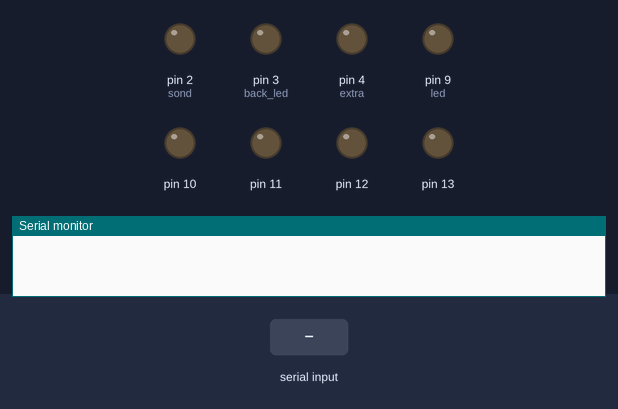
Bench run of a sketch on a simulated Arduino Uno, built with avr-gcc and run on an emulated ATmega328P. On the bench: output pins drawn as LEDs (lit = HIGH), the last lines printed to the serial monitor. The test bench sets the inputs (shaded band).

Above: at 1.2 s.
1.3 s: "F" received over Serial
At 2.3 s:
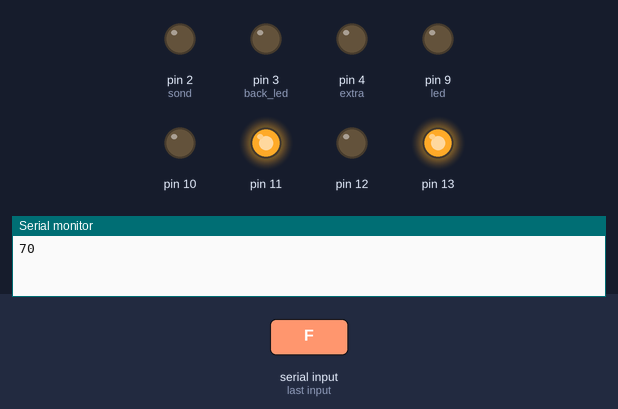
2.9 s: byte 88 ('X') received over Serial
At 3.5 s:
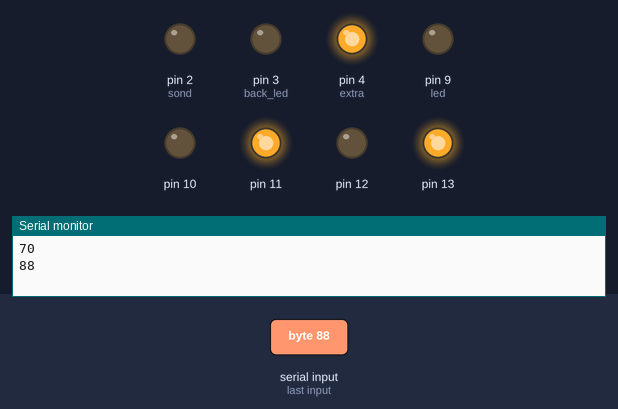
4.5 s: byte 83 ('S') received over Serial
At 5.7 s:
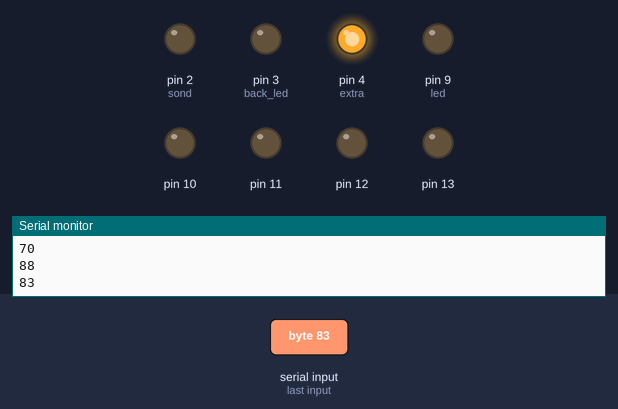
6.0 s: "B" received over Serial
At 7.1 s:
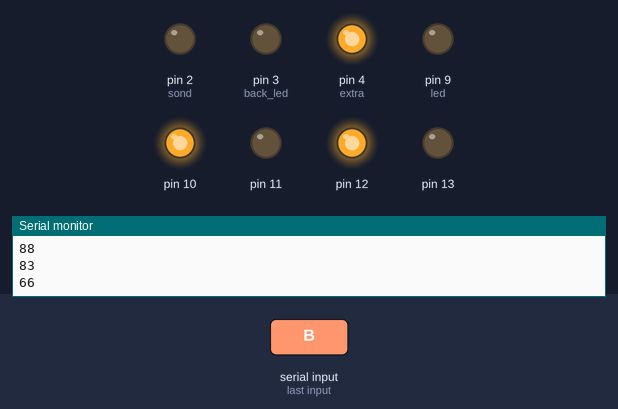
7.5 s: byte 120 ('x') received over Serial
At 8.2 s:
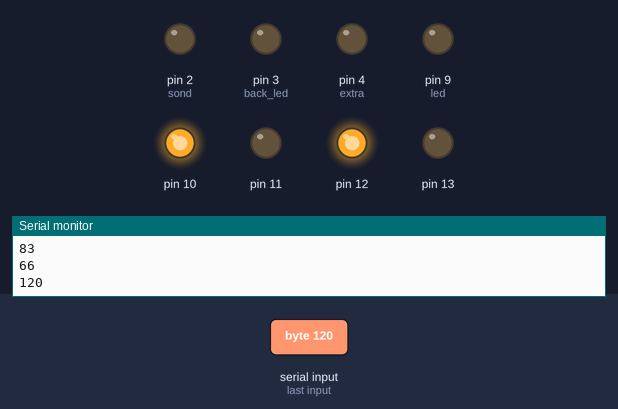
9.0 s: "L" received over Serial
At 9.4 s:
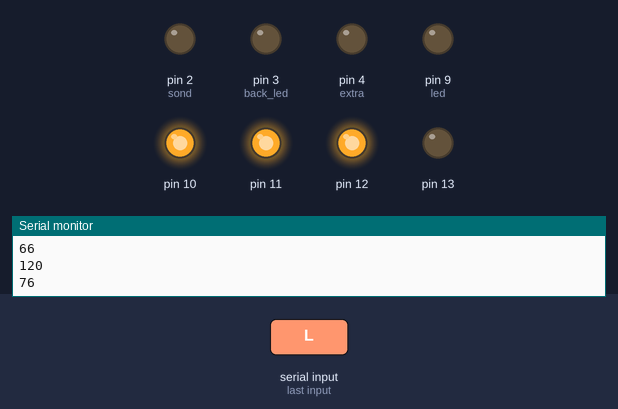
Timing chart, 0 to 11.5 s (numbered marks = the images above; inputs shaded):
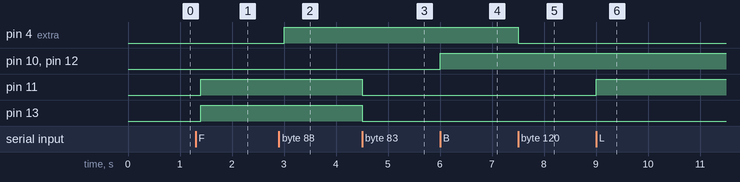

The sketch:

blutooth_controller_car.ino
```cpp
int t;
 int led =9;
 int sond = 2 ;
 int back_led = 3;
 int extra =4;
void setup() {
pinMode(13,OUTPUT);
pinMode(12,OUTPUT);
pinMode(11,OUTPUT);
pinMode(10,OUTPUT);
pinMode(led,OUTPUT);
pinMode(sond,OUTPUT);
pinMode(back_led,OUTPUT);
pinMode(extra,OUTPUT);


Serial.begin(9600);

}

void loop() {
if(Serial.available()){
  t = Serial.read();
  Serial.println(t);
}

if(t == 'F'){
  digitalWrite(13,HIGH);
  digitalWrite(11,HIGH);
}

else if(t == 'B'){
  digitalWrite(12,HIGH);
  digitalWrite(10,HIGH);
}

else if(t == 'L'){
  digitalWrite(11,HIGH);
}

else if(t == 'R'){
  digitalWrite(13,HIGH);
}

else if(t == 'W'){
  digitalWrite(led,HIGH);
}
else if(t == 'w'){
  digitalWrite(led,LOW);
}

else if(t == 'V'){
  digitalWrite(sond,HIGH);
}
else if(t == 'v'){
  digitalWrite(sond,LOW);
}

else if(t == 'U'){
  digitalWrite(back_led,HIGH);
}
else if(t == 'u'){
  digitalWrite(back_led,LOW);
}

else if(t == 'X'){
  digitalWrite(extra,HIGH);
}
else if(t == 'x'){
  digitalWrite(extra,LOW);
}
else if(t == 'S'){
  digitalWrite(13,LOW);
  digitalWrite(12,LOW);
  digitalWrite(11,LOW);
  digitalWrite(10,LOW);
}
delay(100);
}
```

Measured:
- after the input at 1.3 s, pin 11, pin 13: LOW → HIGH after 0.10 s
- after the input at 2.9 s, pin 4 (extra): LOW → HIGH after 0.10 s
- after the input at 4.5 s, pin 11, pin 13: HIGH → LOW at once
- after the input at 6.0 s, pin 10, pin 12: LOW → HIGH at once
- after the input at 7.5 s, pin 4 (extra): HIGH → LOW at once
- after the input at 9.0 s, pin 11: LOW → HIGH at once
